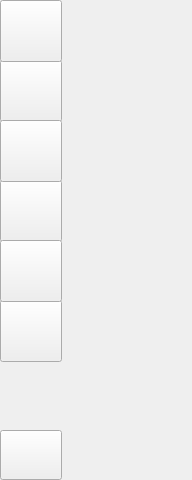
<?xml version="1.0" encoding="UTF-8"?>
<ui version="4.0">
 <class>FunctionWidget</class>
 <widget class="QWidget" name="FunctionWidget">
  <property name="geometry">
   <rect>
    <x>0</x>
    <y>0</y>
    <width>192</width>
    <height>480</height>
   </rect>
  </property>
  <property name="sizePolicy">
   <sizepolicy hsizetype="Preferred" vsizetype="Ignored">
    <horstretch>0</horstretch>
    <verstretch>0</verstretch>
   </sizepolicy>
  </property>
  <property name="windowTitle">
   <string>Form</string>
  </property>
  <widget class="QStackedWidget" name="stackedWidget">
   <property name="geometry">
    <rect>
     <x>62</x>
     <y>0</y>
     <width>130</width>
     <height>480</height>
    </rect>
   </property>
   <property name="sizePolicy">
    <sizepolicy hsizetype="Preferred" vsizetype="Preferred">
     <horstretch>0</horstretch>
     <verstretch>0</verstretch>
    </sizepolicy>
   </property>
   <property name="minimumSize">
    <size>
     <width>130</width>
     <height>0</height>
    </size>
   </property>
   <property name="maximumSize">
    <size>
     <width>130</width>
     <height>50000</height>
    </size>
   </property>
   <property name="lineWidth">
    <number>0</number>
   </property>
   <property name="currentIndex">
    <number>-1</number>
   </property>
  </widget>
  <widget class="QToolButton" name="toolButton_exchange">
   <property name="geometry">
    <rect>
     <x>0</x>
     <y>300</y>
     <width>62</width>
     <height>62</height>
    </rect>
   </property>
   <property name="sizePolicy">
    <sizepolicy hsizetype="Preferred" vsizetype="Expanding">
     <horstretch>0</horstretch>
     <verstretch>0</verstretch>
    </sizepolicy>
   </property>
   <property name="minimumSize">
    <size>
     <width>62</width>
     <height>62</height>
    </size>
   </property>
   <property name="maximumSize">
    <size>
     <width>62</width>
     <height>62</height>
    </size>
   </property>
   <property name="text">
    <string/>
   </property>
   <property name="toolButtonStyle">
    <enum>Qt::ToolButtonIconOnly</enum>
   </property>
  </widget>
  <widget class="QToolButton" name="toolButton_contact">
   <property name="geometry">
    <rect>
     <x>0</x>
     <y>60</y>
     <width>62</width>
     <height>62</height>
    </rect>
   </property>
   <property name="sizePolicy">
    <sizepolicy hsizetype="Preferred" vsizetype="Expanding">
     <horstretch>0</horstretch>
     <verstretch>0</verstretch>
    </sizepolicy>
   </property>
   <property name="minimumSize">
    <size>
     <width>62</width>
     <height>62</height>
    </size>
   </property>
   <property name="maximumSize">
    <size>
     <width>62</width>
     <height>62</height>
    </size>
   </property>
   <property name="text">
    <string/>
   </property>
   <property name="toolButtonStyle">
    <enum>Qt::ToolButtonIconOnly</enum>
   </property>
  </widget>
  <widget class="QToolButton" name="toolButton_advanced">
   <property name="geometry">
    <rect>
     <x>0</x>
     <y>180</y>
     <width>62</width>
     <height>62</height>
    </rect>
   </property>
   <property name="sizePolicy">
    <sizepolicy hsizetype="Preferred" vsizetype="Expanding">
     <horstretch>0</horstretch>
     <verstretch>0</verstretch>
    </sizepolicy>
   </property>
   <property name="minimumSize">
    <size>
     <width>62</width>
     <height>62</height>
    </size>
   </property>
   <property name="maximumSize">
    <size>
     <width>62</width>
     <height>62</height>
    </size>
   </property>
   <property name="text">
    <string/>
   </property>
   <property name="toolButtonStyle">
    <enum>Qt::ToolButtonIconOnly</enum>
   </property>
  </widget>
  <widget class="QToolButton" name="toolButton_more">
   <property name="geometry">
    <rect>
     <x>0</x>
     <y>430</y>
     <width>62</width>
     <height>50</height>
    </rect>
   </property>
   <property name="sizePolicy">
    <sizepolicy hsizetype="Preferred" vsizetype="Expanding">
     <horstretch>0</horstretch>
     <verstretch>0</verstretch>
    </sizepolicy>
   </property>
   <property name="minimumSize">
    <size>
     <width>62</width>
     <height>50</height>
    </size>
   </property>
   <property name="maximumSize">
    <size>
     <width>62</width>
     <height>50</height>
    </size>
   </property>
   <property name="text">
    <string/>
   </property>
  </widget>
  <widget class="QToolButton" name="toolButton_account">
   <property name="geometry">
    <rect>
     <x>0</x>
     <y>0</y>
     <width>62</width>
     <height>62</height>
    </rect>
   </property>
   <property name="sizePolicy">
    <sizepolicy hsizetype="Preferred" vsizetype="Expanding">
     <horstretch>0</horstretch>
     <verstretch>0</verstretch>
    </sizepolicy>
   </property>
   <property name="minimumSize">
    <size>
     <width>62</width>
     <height>62</height>
    </size>
   </property>
   <property name="maximumSize">
    <size>
     <width>62</width>
     <height>62</height>
    </size>
   </property>
   <property name="text">
    <string/>
   </property>
   <property name="toolButtonStyle">
    <enum>Qt::ToolButtonIconOnly</enum>
   </property>
  </widget>
  <widget class="QToolButton" name="toolButton_guard">
   <property name="geometry">
    <rect>
     <x>0</x>
     <y>240</y>
     <width>62</width>
     <height>62</height>
    </rect>
   </property>
   <property name="sizePolicy">
    <sizepolicy hsizetype="Preferred" vsizetype="Expanding">
     <horstretch>0</horstretch>
     <verstretch>0</verstretch>
    </sizepolicy>
   </property>
   <property name="minimumSize">
    <size>
     <width>62</width>
     <height>62</height>
    </size>
   </property>
   <property name="maximumSize">
    <size>
     <width>62</width>
     <height>62</height>
    </size>
   </property>
   <property name="text">
    <string/>
   </property>
   <property name="toolButtonStyle">
    <enum>Qt::ToolButtonIconOnly</enum>
   </property>
  </widget>
  <widget class="QToolButton" name="toolButton_citizen">
   <property name="geometry">
    <rect>
     <x>0</x>
     <y>120</y>
     <width>62</width>
     <height>62</height>
    </rect>
   </property>
   <property name="sizePolicy">
    <sizepolicy hsizetype="Preferred" vsizetype="Expanding">
     <horstretch>0</horstretch>
     <verstretch>0</verstretch>
    </sizepolicy>
   </property>
   <property name="minimumSize">
    <size>
     <width>62</width>
     <height>62</height>
    </size>
   </property>
   <property name="maximumSize">
    <size>
     <width>62</width>
     <height>62</height>
    </size>
   </property>
   <property name="toolTip">
    <string>SENATOR</string>
   </property>
   <property name="text">
    <string/>
   </property>
   <property name="toolButtonStyle">
    <enum>Qt::ToolButtonIconOnly</enum>
   </property>
  </widget>
  <zorder>toolButton_exchange</zorder>
  <zorder>stackedWidget</zorder>
  <zorder>toolButton_contact</zorder>
  <zorder>toolButton_advanced</zorder>
  <zorder>toolButton_more</zorder>
  <zorder>toolButton_account</zorder>
  <zorder>toolButton_guard</zorder>
  <zorder>toolButton_citizen</zorder>
 </widget>
 <resources/>
 <connections/>
</ui>
